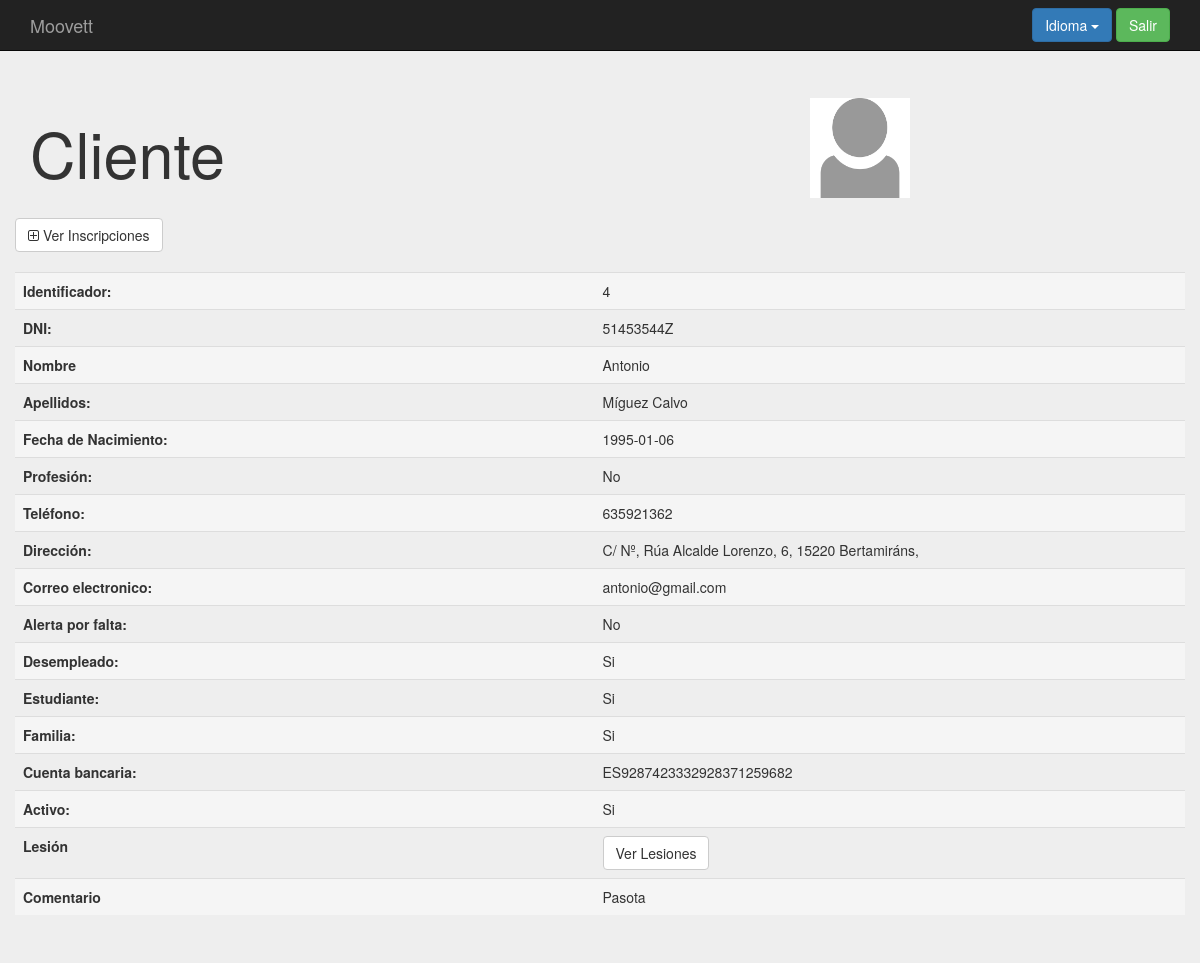
The page /index.php?controller=client&action=showone&id=4 (signed in) on the database its author committed.
### tables this page shows
create table `cliente` (
`id` int(11) not null,
  `dni_c` varchar(9) not null,
  `nombre_c` varchar(15) not null,
  `apellidos_c` varchar(40) not null,
  `fecha_nac` date default null,
  `profesion` varchar(20) default null,
  `telefono` int(11) default null,
  `direccion` varchar(50) default null,
  `comentario` varchar(500) default null,
  `email` varchar(30) default null,
  `alerta_falta` tinyint(1) not null default '0',
  `desempleado` tinyint(1) not null default '0',
  `estudiante` tinyint(1) not null default '0',
  `familiar` tinyint(1) not null default '0',
  `num_cuenta` varchar(24) not null,
  `activo` tinyint(1) not null default '0',
  `foto` varchar(15) not null
);

### core/ViewManager.php (called while the page is built, shortened)
<?php
class ViewManager {
    private $variables = array();
    public function setVariable($varname, $value, $flash=false) {
        $this->variables[$varname] = $value;
    }
    public function getVariable($varname, $default=NULL) {
        if (!isset($this->variables[$varname])) {
            return $default;
        }
        return $this->variables[$varname];
    }
    public function render($controller, $viewname) {
        include(__DIR__."/../Views/$controller/$viewname.php");
    }
    private static $viewmanager_singleton = NULL;
    public static function getInstance() {
        if (self::$viewmanager_singleton == null) {
            self::$viewmanager_singleton = new ViewManager();
        }
        return self::$viewmanager_singleton;
    }
}

### Controllers/CLIENT_Controller.php (called while the page is built, shortened)
<?php
require_once(__DIR__."/../core/ViewManager.php");
require_once(__DIR__."/../core/I18n.php");
require_once(__DIR__."/../Models/Client.php");
require_once(__DIR__."/../Models/CLIENT_Model.php");
class CLIENT_Controller extends BaseController {
    private $clientMapper;
    public function __construct() {
        $this->clientMapper = new CLIENT_Model();
        $this->view->setLayout("default");
    }
    public function showone(){
        $clientid = $_REQUEST["id"];
        $client = $this->clientMapper->fetch($clientid);
        $injuries = $this->clientMapper->fetch_injuries();
        $this->view->setVariable("injuries", $injuries);
        $this->view->setVariable("client", $client);
        $this->view->render("client", "CLIENT_SHOWONE_Vista");
    }
}

### index.php (called while the page is built, shortened)
<?php
function run() {
    try{
        $controller = loadController($_GET["controller"]);
        $actionName = $_GET["action"];
        $controller->$actionName();
    } catch(Exception $ex) {
        die($ex->getMessage());
  }
}
function loadController($controllerName) {
    return new $controllerClassName();
}
run();
?>

### Models/Client.php (called while the page is built, shortened)
<?php
class Client {
    private $id;
    private $dni;
    private $name;
    private $surname;
    private $birthday;
    private $profession;
    private $phone;
    private $address;
    private $comment;
    private $email;
    private $alert;
    private $unemployed;
    private $student;
    private $family;
    private $account;
    private $active;
    private $photo;
    public function __construct($id=NULL,$dni=NULL,$name=NULL, $surname=NULL,
                                $birthday=NULL, $profession=NULL, $phone=NULL, $address=NULL,$comment=NULL,
                                $email=NULL,$alert=NULL,$unemployed=NULL,$student=NULL,$family=NULL,$account=NULL,
                                $active=NULL,$photo=NULL,$injury=NULL) {
     $this->id = $id;
     $this->dni = $dni;
     $this->name = $name;
     $this->surname = $surname;
     $this->birthday = $birthday;
     $this->profession = $profession;
     $this->phone = $phone;
     $this->address = $address;
     $this->comment = $comment;
     $this->email = $email;
     $this->alert = $alert;
     $this->unemployed= $unemployed;
     $this->student = $student;
     $this->family = $family;
     $this->account = $account;
     $this->active = $active;
     $this->photo = $photo;
    }
    public function getID() {
        return $this->id;
    }
    public function getDni(){
        return $this->dni;
    }
    public function getName(){
        return $this->name;
    }
    public function getSurname(){
        return $this->surname;
    }
    public function getBirthday(){
        return $this->birthday;
    }
    public function getProfession(){
        return $this->profession;
    }
    public function getPhone(){
        return $this->phone;
    }
    public function getAddress(){
        return $this->address;
    }
    public function getComment(){
        return $this->comment;
    }
    public function getEmail() {
        return $this->email;
    }
    public function getAlert() {
        return $this->alert;
    }
    public function getUnemPloyed() {
        return $this->unemployed;
    }
    public function getStudent() {
        return $this->student;
    }
    public function getFamily() {
        return $this->family;
    }
    public function getAccount() {
        return $this->account;
    }
    public function getActive() {
        return $this->active;
    }
    public function getPhoto() {
        return $this->photo;
    }
}

### Models/CLIENT_Model.php (called while the page is built, shortened)
<?php
require_once(__DIR__."/../core/PDOConnection.php");
class CLIENT_Model {
    private $db;
    public function __construct() {
        $this->db = PDOConnection::getInstance();
    }
    public function fetch($clientID){
           $sql = $this->db->prepare("SELECT cliente.*,lesion.id as lesion_id FROM cliente,lesion_cliente,lesion
                                      WHERE cliente.id=? AND lesion_cliente.id_lesion=lesion.id AND cliente.id=lesion_cliente.cliente_id");
           $sql->execute(array($clientID));
           $client = $sql->fetch(PDO::FETCH_ASSOC);
           if($client != NULL) {
               return new Client($client["id"], $client["dni_c"], $client["nombre_c"], $client["apellidos_c"],
                                           $client["fecha_nac"],$client["profesion"],$client["telefono"],$client["direccion"],
                                           $client["comentario"],$client["email"], $client["alerta_falta"],$client["desempleado"],
                                           $client["estudiante"],$client["familiar"],$client["num_cuenta"],$client["activo"],$client["foto"],$client["lesion_id"]);
       }
     }
}

### core/PDOConnection.php (called while the page is built)
<?php
class PDOConnection {
    private static $dbhost = "127.0.0.1";
    private static $dbname = "moovett";
    private static $dbuser = "moovett";
    private static $dbpass = "moovett";
    private static $db_singleton = null;
    public static function getInstance() {
        if (self::$db_singleton == null) {
            self::$db_singleton = new PDO(
                "mysql:host=".self::$dbhost.";dbname=".self::$dbname.";charset=utf8",
                self::$dbuser,
                self::$dbpass,
                array(
                    PDO::ATTR_EMULATE_PREPARES => false,
                    PDO::ATTR_ERRMODE => PDO::ERRMODE_EXCEPTION
                )
            );
        }
        return self::$db_singleton;
    }
}
?>

### core/I18n.php (called while the page is built, shortened)
<?php
class I18n {
  private $messages;
  public function setLanguage($language) {
    $this->messages = $i18n_messages;
  }
  public function i18n($key) {
    if (isset($this->messages[$key])){
      return $this->messages[$key];
    }else{
      return $key;
    }
  }
  private static $i18n_singleton = null;
  public static function getInstance() {
    if (self::$i18n_singleton == NULL) {
      self::$i18n_singleton = new I18n();
    }
    return self::$i18n_singleton;
  }
}
function i18n($key) {
  return I18n::getInstance()->i18n($key);
}

### Views/client/CLIENT_SHOWONE_Vista.php (the view, shortened to what this page needs)
<?php
require_once(__DIR__."/../../core/ViewManager.php");
$view = ViewManager::getInstance();
$view->setVariable("title", "Show Client");
$client = $view->getVariable("client");
?>
<div class="jumbotron">
    <div class="container">
  	  <div class="row">
            <?php if($client->getPhoto()){?>
              <div class="col-sm-4 col-sm-push-8"><img src=<?= basename(__FILE__)."../../pictures/".$client->getPhoto() ?> alt="<?= $client->getPhoto()?>" width="100px" height="100px" /></div>
            <?php } else { ?>
              <div class="col-sm-4 col-sm-push-8"><img src=<?= basename(__FILE__)."../../pictures/profile_image.png" ?> alt="default_image" width="100px" height="100px" /></div>
            <?php } ?>
      <div class="col-sm-8 col-sm-pull-4"><h1><?= i18n("Client")?></h1></div>
    </div>
    <div class="row top-buffer">
        <a href="index.php?controller=client&amp;action=inscriptions&amp;id=<?=$client->getID()?>" class="btn btn-default"><i class="fa fa-plus-square-o" aria-hidden="true"></i> <?= i18n("View Inscriptions") ?></a>
    </div>
      <div class="row top-buffer">
    		<table class="table" >
          <tr class="active">
            <th><?= i18n("Identifier")?>:</th>
            <td><?= $client->getID() ?></td>
          </tr>
          <tr>
            <th><?= i18n("DNI")?>:</th>
            <td><?= $client->getDni() ?></td>
          </tr>
          <tr class="active">
            <th><?= i18n("Name")?></th>
            <td><?= $client->getName() ?></td>
          </tr>
          <tr>
            <th><?= i18n("Surname")?>:</th>
            <td><?= $client->getSurname() ?></td>
          </tr>
          <tr class="active">
            <th><?= i18n("Birthdate")?>:</th>
            <td><?= $client->getBirthday() ?></td>
          </tr>
          <tr>
            <th><?= i18n("Profession")?>:</th>
            <?php if($client->getProfession()){ ?>
            <td><?= $client->getProfession() ?></td>
            <?php } else{ ?>
              <td><?= i18n("No") ?></td>
            <?php }  ?>
          </tr>
          <tr class="active">
            <th><?= i18n("Phone")?>:</th>
            <td><?= $client->getPhone() ?></td>
          </tr>
          <tr>
            <th><?= i18n("Address")?>:</th>
            <td><?= $client->getAddress() ?></td>
          </tr>
          <tr class="active">
            <th><?= i18n("Email")?>:</th>
            <td><?= $client->getEmail() ?></td>
          </tr>
          <tr >
            <th><?= i18n("Alert Fault")?>:</th>
              <?php if($client->getAlert()){ ?>
              <td><?= i18n("Yes") ?></td>
              <?php } else { ?>
              <td><?= i18n("No") ?></td>
              <?php } ?>
          </tr>
          <tr class="active">
            <th><?= i18n("Unemployed")?>:</th>
              <?php if($client->getUnemployed()){ ?>
              <td><?= i18n("Yes") ?></td>
              <?php } else { ?>
              <td><?= i18n("No") ?></td>
              <?php } ?>
          </tr>
          <tr >
            <th><?= i18n("Student")?>:</th>
              <?php if($client->getStudent()){ ?>
              <td><?= i18n("Yes") ?></td>
              <?php } else { ?>
              <td><?= i18n("No") ?></td>
              <?php } ?>
          </tr>
          <tr class="active">
            <th><?= i18n("Family")?>:</th>
              <?php if($client->getFamily()){ ?>
              <td><?= i18n("Yes") ?></td>
              <?php } else { ?>
              <td><?= i18n("No") ?></td>
              <?php } ?>
          </tr>
          <tr>
            <th><?= i18n("Bank account")?>:</th>
            <td><?= $client->getAccount() ?></td>
          </tr>
          <tr class="active">
            <th><?= i18n("Operating")?>:</th>
              <?php if($client->getActive()){ ?>
              <td><?= i18n("Yes") ?></td>
              <?php } else { ?>
              <td><?= i18n("No") ?></td>
              <?php } ?>
          </tr>
          <tr>
            <th><?= i18n("Injury")?></th>
            <td>
            <a href="index.php?controller=client&amp;action=injuries&amp;id=<?=$client->getID()?>" class="btn btn-default"><i aria-hidden="true"></i> <?= i18n("View Injuries") ?></a>
          </td>
          </tr>
          <tr class="active">
            <th class="col-md-2"><?= i18n("Comment")?></th>
            <td class="col-md-2"><?= $client->getComment() ?></td>
          </tr>
        </table>
      </div>
</div>

### css/style.css (style rules this page uses)
body { padding-top: 50px; padding-bottom: 20px; }
.top-buffer { margin-top:20px; }

### rows shown on the page
cliente: id "4", dni_c "51453544Z", nombre_c "Antonio", apellidos_c "Míguez Calvo", fecha_nac "1995-01-06", telefono "635921362", direccion "C/ Nº, Rúa Alcalde Lorenzo, 6, 15220 Bertamiráns,", email "antonio@gmail.com", num_cuenta "ES9287423332928371259682", comentario "Pasota"

### other values the page prints
i18n("Language") "Idioma"
i18n("Logout") "Salir"
i18n("Client") "Cliente"
i18n("View Inscriptions") "Ver Inscripciones"
i18n("Identifier") "Identificador"
i18n("DNI") "DNI"
i18n("Name") "Nombre"
i18n("Surname") "Apellidos"
i18n("Birthdate") "Fecha de Nacimiento"
i18n("Profession") "Profesión"
i18n("No") "No"
i18n("Phone") "Teléfono"
i18n("Address") "Dirección"
i18n("Email") "Correo electronico"
i18n("Alert Fault") "Alerta por falta"
